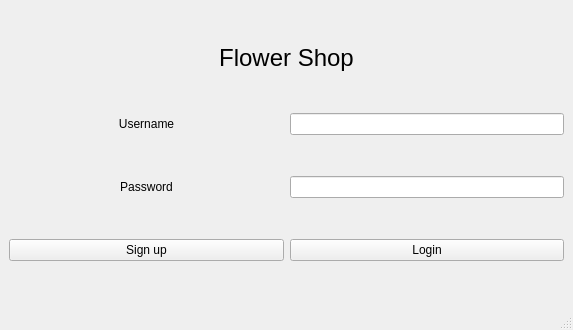
<?xml version="1.0" encoding="UTF-8"?>
<ui version="4.0">
 <class>LoginWindow</class>
 <widget class="QMainWindow" name="LoginWindow">
  <property name="geometry">
   <rect>
    <x>0</x>
    <y>0</y>
    <width>573</width>
    <height>330</height>
   </rect>
  </property>
  <property name="windowTitle">
   <string>Login</string>
  </property>
  <widget class="QWidget" name="centralwidget">
   <layout class="QGridLayout" name="gridLayout">
    <item row="2" column="0">
     <widget class="QLabel" name="label_pass">
      <property name="sizePolicy">
       <sizepolicy hsizetype="Expanding" vsizetype="Preferred">
        <horstretch>0</horstretch>
        <verstretch>0</verstretch>
       </sizepolicy>
      </property>
      <property name="text">
       <string>Password</string>
      </property>
      <property name="alignment">
       <set>Qt::AlignCenter</set>
      </property>
     </widget>
    </item>
    <item row="2" column="1">
     <widget class="QLineEdit" name="lineEdit_Pass">
      <property name="text">
       <string/>
      </property>
     </widget>
    </item>
    <item row="3" column="0">
     <widget class="QPushButton" name="btn_Signup">
      <property name="sizePolicy">
       <sizepolicy hsizetype="Expanding" vsizetype="Fixed">
        <horstretch>0</horstretch>
        <verstretch>0</verstretch>
       </sizepolicy>
      </property>
      <property name="text">
       <string>Sign up</string>
      </property>
     </widget>
    </item>
    <item row="3" column="1">
     <widget class="QPushButton" name="btn_Login">
      <property name="sizePolicy">
       <sizepolicy hsizetype="Expanding" vsizetype="Fixed">
        <horstretch>0</horstretch>
        <verstretch>0</verstretch>
       </sizepolicy>
      </property>
      <property name="text">
       <string>Login</string>
      </property>
     </widget>
    </item>
    <item row="1" column="0">
     <widget class="QLabel" name="label_user">
      <property name="sizePolicy">
       <sizepolicy hsizetype="Expanding" vsizetype="Preferred">
        <horstretch>0</horstretch>
        <verstretch>0</verstretch>
       </sizepolicy>
      </property>
      <property name="text">
       <string>Username</string>
      </property>
      <property name="alignment">
       <set>Qt::AlignCenter</set>
      </property>
     </widget>
    </item>
    <item row="1" column="1">
     <widget class="QLineEdit" name="lineEdit_User">
      <property name="text">
       <string/>
      </property>
     </widget>
    </item>
    <item row="0" column="0" colspan="2">
     <widget class="QLabel" name="label_3">
      <property name="sizePolicy">
       <sizepolicy hsizetype="Expanding" vsizetype="Fixed">
        <horstretch>0</horstretch>
        <verstretch>0</verstretch>
       </sizepolicy>
      </property>
      <property name="font">
       <font>
        <family>Arial</family>
        <pointsize>18</pointsize>
       </font>
      </property>
      <property name="text">
       <string>Flower Shop</string>
      </property>
      <property name="alignment">
       <set>Qt::AlignCenter</set>
      </property>
     </widget>
    </item>
   </layout>
  </widget>
  <widget class="QStatusBar" name="statusbar"/>
 </widget>
 <resources/>
 <connections/>
</ui>
